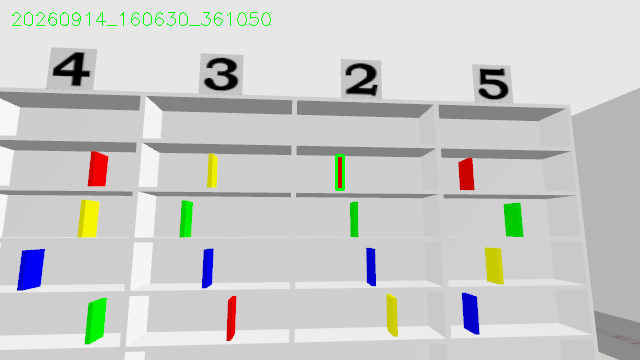
#> input picture erc_images/book_row_20260914_160630_361050.png, 640 x 360 px
$ python -i text_detection.py   (imports and definitions only)
#> lines starting #> are read from the running program, lines starting #| are printed output that depends on the picture; after the words box and inside, x2 and y2 are one past the last pixel; in counts of white or black regions, pixels touching at a corner belong together
#> further down, picture is the input picture: shape (360, 640, 3); mean B, G, R 200, 202.7, 201.2
"""Exact-title OCR on isolated dark print; no white-on-white colour segmentation."""
import csv
from dataclasses import dataclass
import io
import subprocess

import cv2
import numpy as np

WHITE_BOOK_TITLES = ('ROBOT', 'LIBRARY', 'AGENT', 'FUTURE')


def normalized_label(text):
    return ''.join(character for character in text.casefold() if character.isalnum())


def label_matches(candidate, target):
    target = normalized_label(target)
    return bool(target) and normalized_label(candidate) == target


# [19 lines left out: function title_from_reading, not called in this run]


@dataclass
class OCRResult:
    matches: list
    readings: list


def print_regions(image):
    """Group black letters in both directions; exclude solid dark objects."""
    gray = cv2.cvtColor(image, cv2.COLOR_BGR2GRAY) if image.ndim == 3 else image
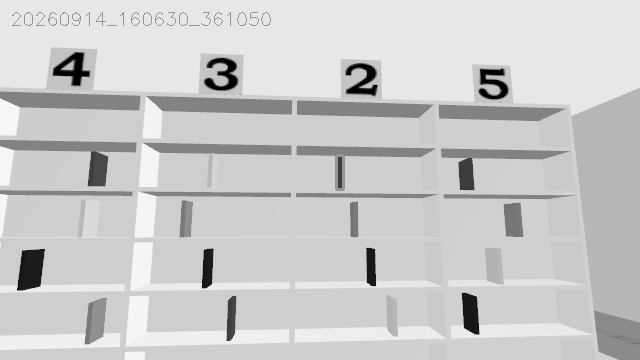
#> gray: shape (360, 640); min 0, max 246, mean 201.9
    dark = np.uint8(gray < 110)*255
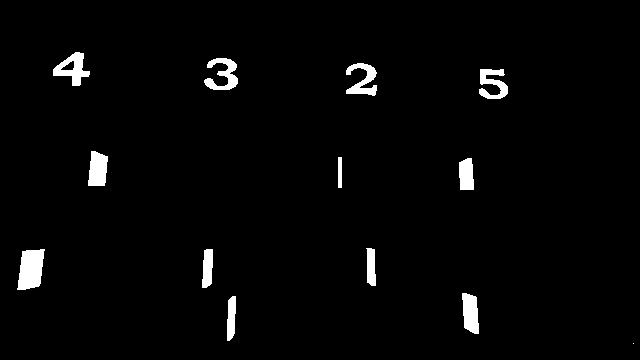
#> dark: shape (360, 640); 2.5% white; 13 white regions (1 under 20 px), largest, box (x1, y1, x2, y2) and area: (17, 249, 45, 290) 865, (53, 52, 90, 86) 593, (88, 151, 108, 186) 564
    regions = []
    for kernel in ((3, 13), (13, 3)):
        joined = cv2.morphologyEx(dark, cv2.MORPH_CLOSE, np.ones(kernel[::-1], np.uint8))
        contours, _ = cv2.findContours(joined, cv2.RETR_EXTERNAL, cv2.CHAIN_APPROX_SIMPLE)
        for contour in contours:
            x, y, w, h = cv2.boundingRect(contour)
            maximum_area = .70 if max(gray.shape) > 2*min(gray.shape) else .12
            if min(w, h) < 4 or max(w, h) < 18 or w*h > maximum_area*gray.size:
                continue
            density = np.count_nonzero(dark[y:y+h, x:x+w])/float(w*h)
            if not .06 <= density <= .70:
                continue
            pad = 3
            box = (max(0, x-pad), max(0, y-pad), min(gray.shape[1], x+w+pad), min(gray.shape[0], y+h+pad))
            if box not in regions:
                regions.append(box)
#> this loop made 2 passes
#> pass 1, in print_regions, `joined = cv2.morphologyEx(dark, cv2.MORPH_CLOSE, np.ones(kernel[::-1],..`:
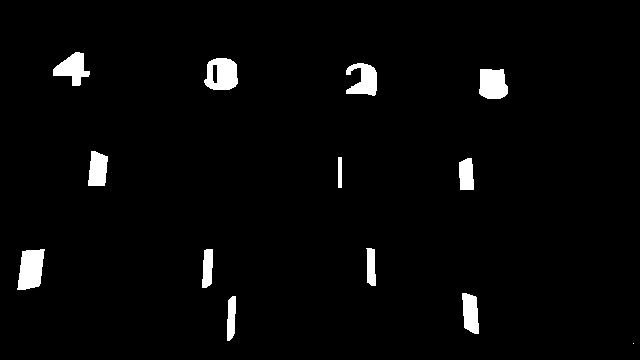
#> joined: shape (360, 640); 2.8% white; 13 white regions (1 under 20 px), largest, box (x1, y1, x2, y2) and area: (17, 249, 45, 290) 865, (204, 58, 238, 90) 834, (479, 69, 508, 99) 750
#> pass 2, in print_regions, `joined = cv2.morphologyEx(dark, cv2.MORPH_CLOSE, np.ones(kernel[::-1],..`:
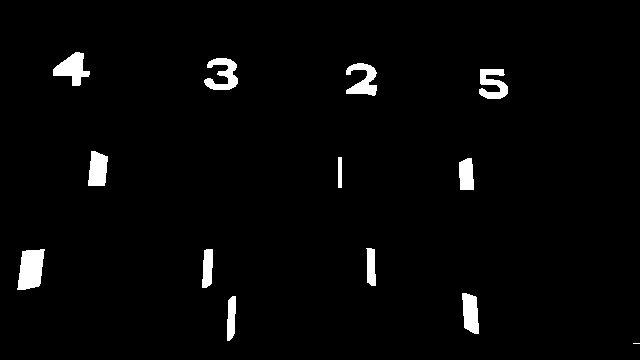
#> joined: shape (360, 640); 2.6% white; 13 white regions (1 under 20 px), largest, box (x1, y1, x2, y2) and area: (17, 249, 45, 290) 865, (53, 52, 90, 86) 663, (204, 58, 238, 90) 596
#> after the loop, regions = [(476, 66, 511, 102), (343, 60, 380, 99), (201, 55, 241, 93), (50, 49, 93, 89)]
    # Bound work in a cluttered frame. The shelf crop normally has few labels.
    regions.sort(key=lambda b: (b[2]-b[0])*(b[3]-b[1]), reverse=True)
    return gray, regions[:32]


# [92 lines left out: function read_text_label_boxes, not called in this run]

>>> import cv2
>>> picture = cv2.imread('../erc_images/book_row_20260914_160630_361050.png')
>>> result = print_regions(picture)

$ run again, on erc_images/book_row_20260914_164216_026526.png
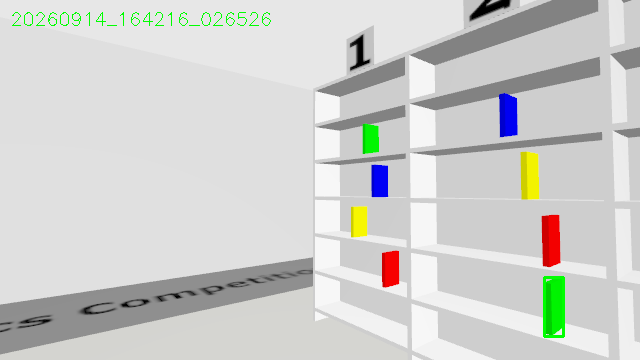
#> input picture erc_images/book_row_20260914_164216_026526.png, 640 x 360 px
#> picture is the input picture: shape (360, 640, 3); mean B, G, R 205.5, 208.3, 207.3
#> in print_regions, `dark = np.uint8(gray < 110)*255`:
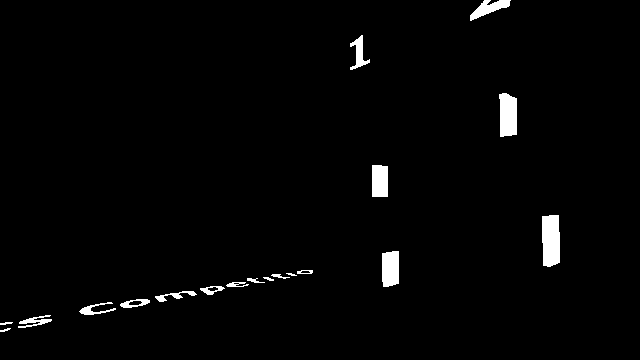
#> dark: shape (360, 640); 1.9% white; 19 white regions (1 under 20 px), largest, box (x1, y1, x2, y2) and area: (542, 215, 560, 267) 862, (499, 93, 517, 137) 701, (382, 251, 399, 287) 574
#> the loop in print_regions, `for kernel in ((3, 13), (13, 3)):` made 2 passes
#> pass 2, in print_regions, `joined = cv2.morphologyEx(dark, cv2.MORPH_CLOSE, np.ones(kernel[::-1],..`:
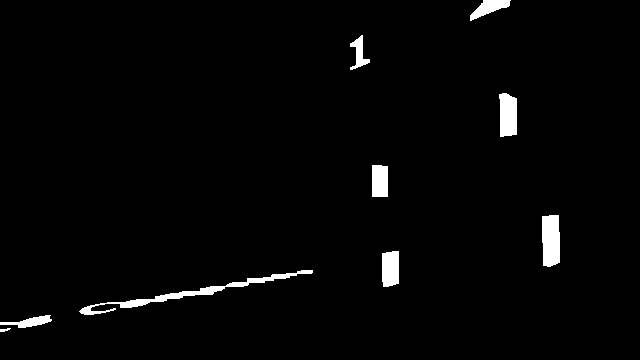
#> joined: shape (360, 640); 2.1% white; 9 white regions, largest, box (x1, y1, x2, y2) and area: (79, 270, 313, 315) 1221, (542, 215, 560, 267) 862, (499, 93, 517, 137) 701
#> after the loop in print_regions, `for kernel in ((3, 13), (13, 3)):`: regions = [(15, 312, 55, 331), (76, 299, 119, 318), (117, 296, 153, 311), (152, 288, 200, 305), (197, 283, 228, 298), (223, 267, 316, 290), (347, 32, 373, 73), (467, 0, 514, 24), (0, 312, 55, 331), (76, 267, 316, 318)]
